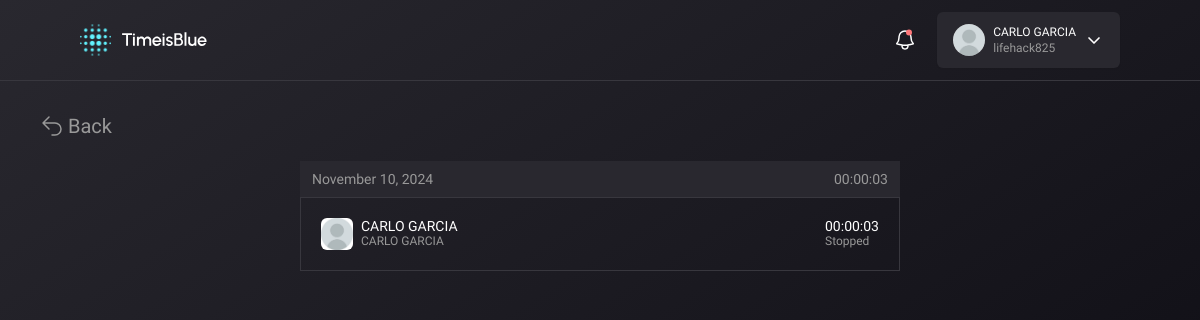
The page /history.php (signed in) on the database its author committed.
### tables this page shows
CREATE TABLE `daily_session` (
  `id` int(11) NOT NULL,
  `employee_id` int(11) DEFAULT NULL,
  `time_consumed` int(11) DEFAULT NULL,
  `date` date DEFAULT NULL,
  `regular_hour` int(11) NOT NULL DEFAULT 8,
  `over_time` int(11) NOT NULL,
  `created_at` datetime DEFAULT current_timestamp()
);

### history.php (the view, shortened to what this page needs)
<?php
    require "database.php";
    $current_date = date("Y-m-d");
    $employee_id = $_SESSION['id'];
    $time_entries = [];
    $query_time_entries = "SELECT * FROM time_entries WHERE employee_id = $employee_id";
    $result = mysqli_query($conn, $query_time_entries);
    if (mysqli_num_rows($result) > 0) {
        while($row = mysqli_fetch_assoc($result)) {
            $entries_date = $row['date'];
            $time_started = new DateTime($row['time_started']);
            $time_ended = new DateTime($row['time_ended']);
            $interval = $time_started->diff($time_ended);
            $timegap = $interval->format("%H:%I:%S");
            $time_entries[] = [
                'date' => $entries_date,
                'time_stopped' => $timegap
            ];
        }
    }
    else {
    }
    $sessions = [];
    $query_daily_session = "SELECT * FROM daily_session WHERE employee_id = $employee_id";
    $query_daily_session_results = mysqli_query($conn, $query_daily_session);
    if (mysqli_num_rows($query_daily_session_results) > 0){
        while($row = $query_daily_session_results->fetch_assoc()) {
            $sessions[] = [
                'date' => $row['date'],
                'time_consumed' => $row['time_consumed']+$row['over_time']
            ];
        }
    }
?>
<!DOCTYPE html>
<html lang="en">
<head>
    <script src="https://cdn.tailwindcss.com"></script>
    <link rel="stylesheet" href="fonts.CSS">
</head>
<body class=" h-screen bg-gradient-to-br from-[#29282F] to-[#09080F] text-white urbanist flex flex-col">
    <nav class=" flex justify-between px-20 py-3 border-b border-[#38373E]">
        <img src="assets/logo.svg" alt="" class="w-32">
        <div class="flex gap-5">
            <img src="assets/notif-icon.svg" alt="">
            <div class="relative inline-block text-left">
                <div onclick="toggleDropdown()" class="inline-flex w-full justify-center rounded-md bg-[#29282F] px-4 py-3 text-xs font-medium  shadow-sm hover:cursor-pointer  hover:bg-[#33323C]">
                    <div class="flex items-center gap-2">
                        <img src="assets/default-prof.jpg" alt="" class="w-8 h-8 rounded-full">
                        <div>
                            <p><?=$_SESSION['fullname']?></p>
                            <p class="text-[#999999]"><?=strtok($_SESSION['email'], "@")?></p>
                        </div>
                    </div>
                    <div class="self-center ml-2 rounded-full hover:bg-[#999999]">
                        <img src="assets/prof-option.svg" alt="">
                    </div>
                </div>
            </div>
        </div>
    </nav>
    <main class="flex flex-col overflow-auto relative py-20">
        <div class="ml-10 top-[7rem] fixed">
            <a href="dashboard.php" class="flex items-center text-[#999999] gap-1 text-xl"><img src="assets/back-icon.svg" alt=""> Back</a>
        </div>
        <div class="w-1/2 self-center flex flex-col gap-20">
            <?php foreach (array_reverse($sessions) as $session): ?>
                <div>
                    <div class="flex items-center justify-between bg-[#29282F] py-2 px-3 text-[#999999] text-sm">
                        <p>
                            <?php if ($session['date'] == $current_date):
                                echo "Today";
                            else:
                                echo date("F j, Y", strtotime($session['date']));
                            endif; ?>
                        </p>
                        <p>
                            <?=gmdate("H:i:s", $session['time_consumed']);?>
                        </p>
                    </div>
                    <?php foreach (array_reverse($time_entries) as $entries): ?>
                        <?php if ($entries['date'] == $session['date']): ?>
                            <div class="border border-[#38373E] p-5 flex items-center justify-between">
                                <div class="flex items-center gap-2">
                                    <img src="assets/default-prof.jpg" alt="" class="w-8 h-8 rounded-md">
                                    <div class="text-sm leading-none">
                                        <p><?=$_SESSION['fullname']?></p>
                                        <p class="text-[#999999] text-xs"><?=$_SESSION['fullname']?></p>
                                    </div>
                                </div>
                                <div class="leading-none text-sm ">
                                    <p>
                                        <?= $entries['time_stopped']?>
                                    </p>
                                    <p class="text-[#999999] text-xs">Stopped</p>
                                </div>
                            </div>
                        <?php endif; ?>
                    <?php endforeach;?>
                </div>
            <?php endforeach;?>
        </div>
    </main>
</body>
</html>

### rows shown on the page
daily_session: date "November 10, 2024", time_consumed "00:00:03", time_stopped "00:00:03"

### other values the page prints
$_SESSION['fullname'] "CARLO GARCIA"
strtok($_SESSION['email'], "@") "lifehack825"
